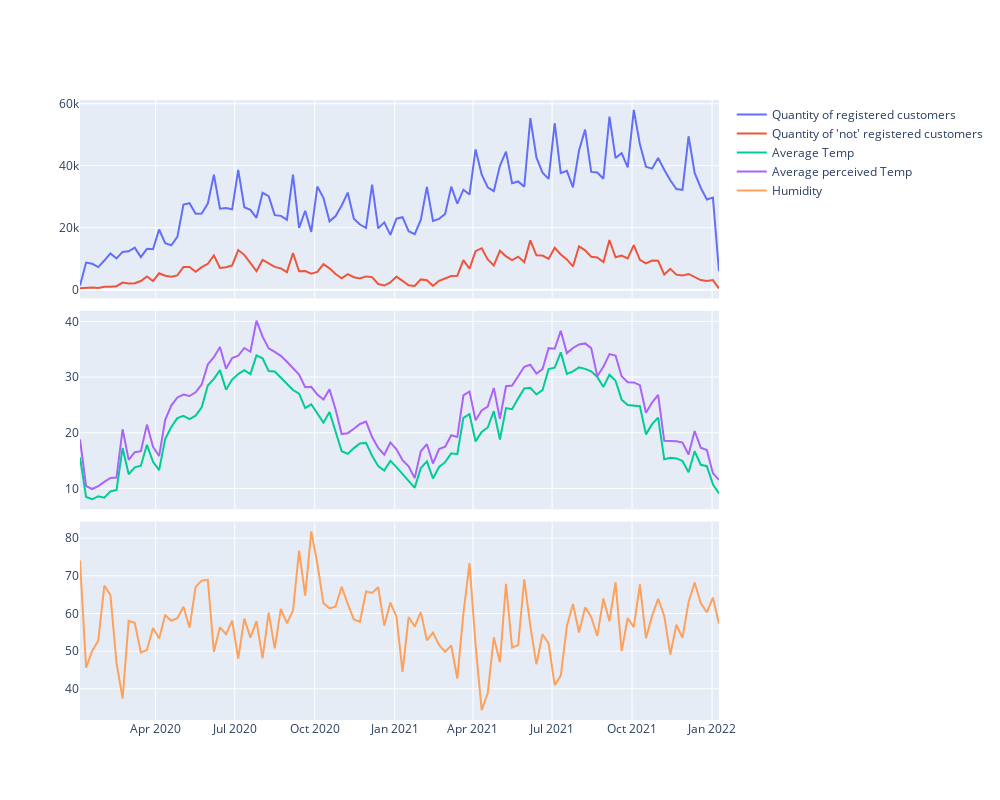

The notebook cell this image was saved under:
### Code cell
fig1.add_trace(
 os.Scatter(x= df_month_T.datetime, y= df_month_T.reg_customer, name= "Quantity of registered customers"),
 row= 1 , col= 1
)
fig1.add_trace(
 os.Scatter(x= df_month_F.datetime, y= df_month_F.reg_customer, name= "Quantity of 'not' registered customers"),
 row= 1, col= 1
)
fig1.add_trace(
 os.Scatter(x= df_th.datetime, y=df_th.temp, name= "Average Temp"),
 row= 2, col=1
)
fig1.add_trace(
 os.Scatter(x= df_th.datetime, y=df_th.atemp, name= "Average perceived Temp"),
 row= 2, col=1
)
fig1.add_trace(
 os.Scatter(x= df_th.datetime, y=df_th.humidity, name= "Humidity"),
 row= 3, col=1
)
fig1.update_layout(height=800, width=1000)
fig1.show()
